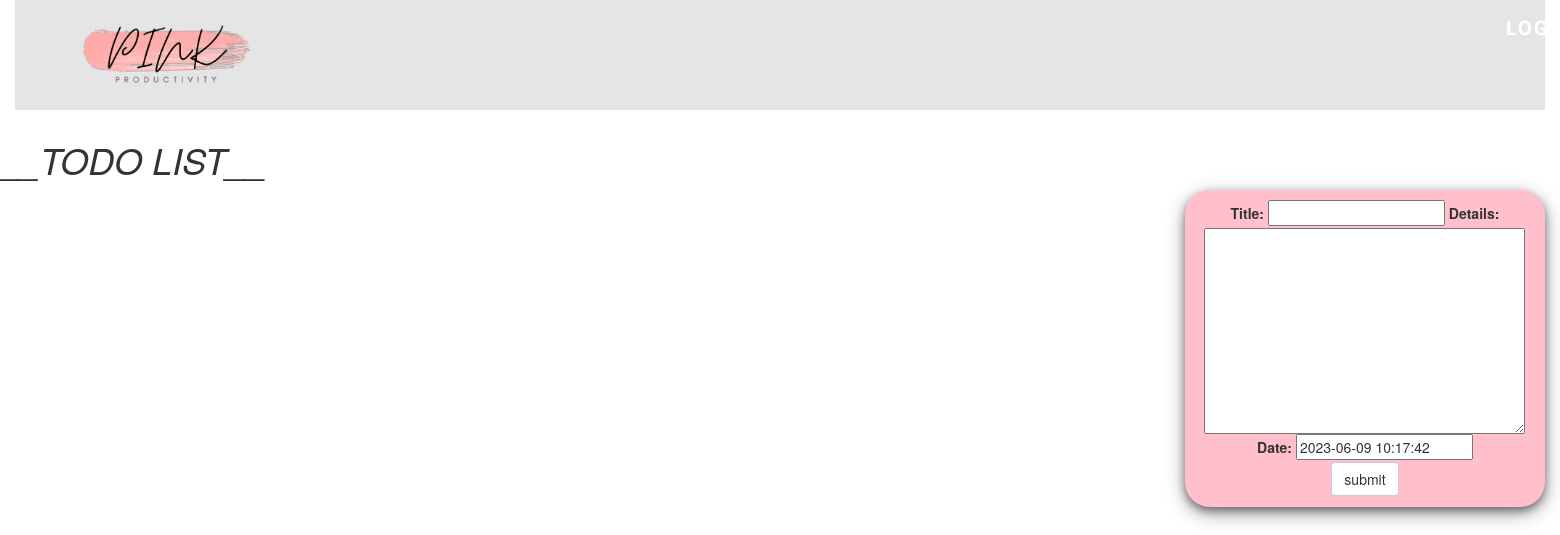
Page /todo (signed in) on the earlier database version.
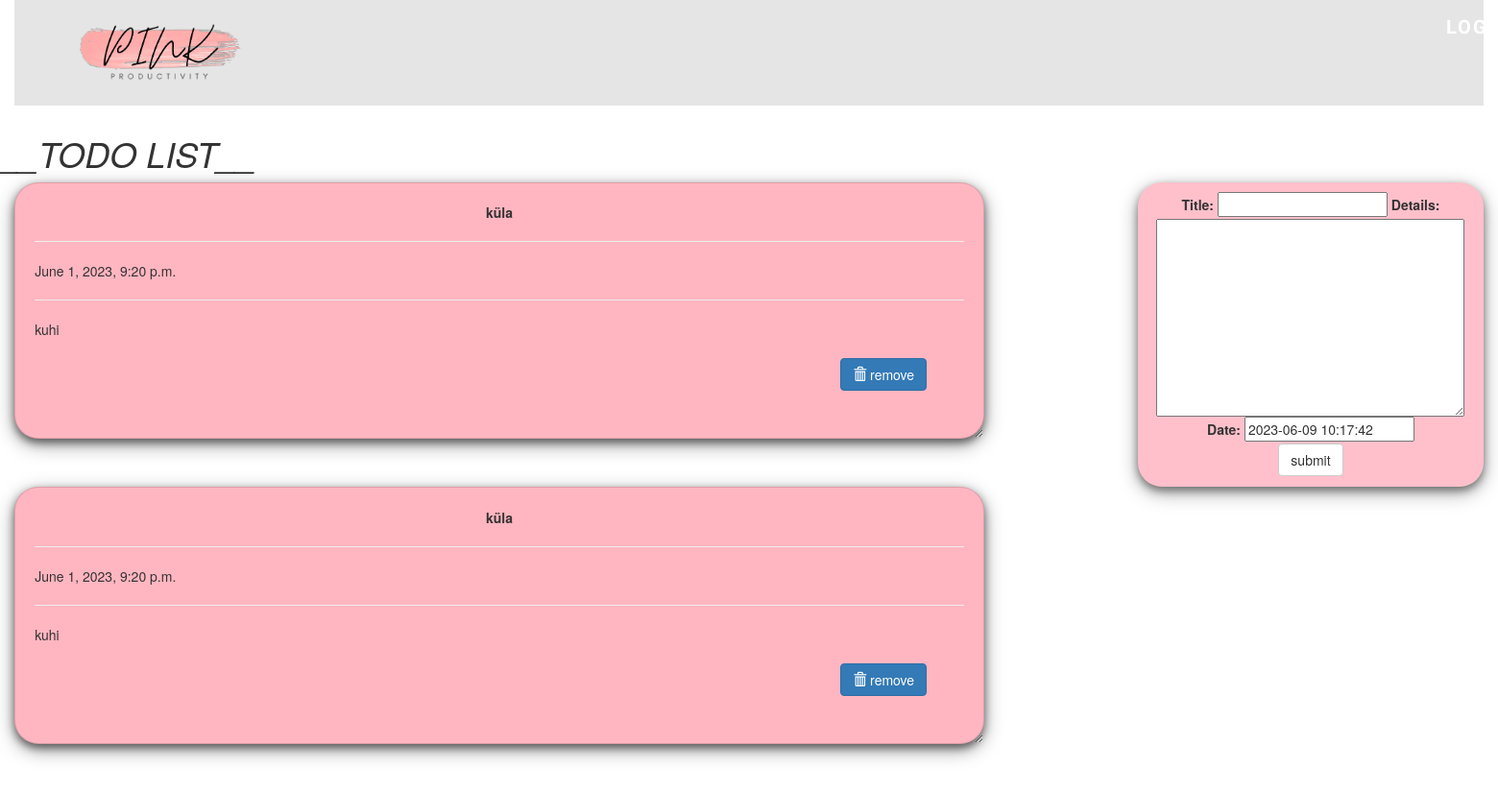
Same page on the later database version.
### main/models.py (models this page shows, shortened)
class Todo(models.Model):
    title = models.CharField(max_length=100)
    details = models.TextField()
    date = models.DateTimeField(default=timezone.now)

### main/views.py (the view)
# urls.py: path('todo', views.todo, name='todo'),
@login_required(login_url="/preview")
def todo(request):
    item_list = Todo.objects.order_by("-date")
    if request.method == "POST":
        form = TodoForm(request.POST)
        if form.is_valid():
            form.save()
            return redirect('/todo')
    form = TodoForm()
    page = {
        "forms": form,
        "list": item_list,
        "title": "TODO LIST",
    }
    return render(request, 'todo.html', page)

### main/forms.py
class TodoForm(forms.ModelForm):
    class Meta:
        model = Todo
        fields = "__all__"

### main/templates/todo.html (shortened to what this page needs)
{% include 'base1.html' %}
{% include 'base2.html' %}
{% block content %}
<!DOCTYPE html>
<html lang="en" dir="ltr">
<head>
<link rel="stylesheet" href="https://maxcdn.bootstrapcdn.com/bootstrap/3.3.7/css/bootstrap.min.css">
</head>
<body class="container-fluid">
<center class="row">
	<h1><i>__TODO LIST__</i></h1>
</center>
<div class="row">
	<div class="col-md-8">
	{% for i in list %}
	<div class="card">
		<center><b>{{i.title}}</b></center>
		<hr/>
		{{i.date}}
		<hr/>
		{{i.details}}
		<br />
		<br />
		<form action="/del/{{i.id}}" method="POST" style=" padding-right: 4%; padding-bottom: 3%;">
		<button value="remove" type="submit" class="btn btn-primary" style="float: right;"><span class="glyphicon glyphicon-trash"></span>  remove</button>
		</form>
	</div>
	{% endfor%}
	</div>
	<div class="col-md-1"> </div>
	<div class="col-md-3" >
	<div class="submit_form">
	<form method="POST">
		{{forms}}
		<center>
		<input type="submit" class="btn btn-default" value="submit" />
	</center>
	</form>
	</div>
</div>
</div>
</body>
</html>
{% endblock %}

### main/templates/base1.html (shortened to what this page needs)
{% load static %}
<html>
<head>
    <link rel="stylesheet" href="https://stackpath.bootstrapcdn.com/bootstrap/4.4.1/css/bootstrap.min.css">
</head>
<body>
</body>
</html>

### main/templates/base2.html (shortened to what this page needs)
{% load static %}
<html>
<head>
    <link rel="stylesheet" type="text/css" href="{% static 'style/style2.css' %}">
</head>
<body>
<div class="header">
    <ul>
        <li><a href="."><img src="{% static 'logo1.png' %}" alt="..." height="60"></a></li>
        {% if user.is_authenticated %}
        <li style = "position:relative; top:-25px; left: 1200px"><a href="logout">Logi välja</a></li>
        {% else %}
        <li style = "position:relative; top:-25px; left: 1200px"><a href="login">Login</a></li>
        {% endif %}
    </ul>
</div>
</body>
</html>

### main/static/style/style2.css (style rules this page uses)
* { margin: 0; }
body { background-size: cover; height: 100vh; background-position: left; }
.header { width: 100%; background-color: rgba(0,0,0,.1); }
.header ul { text-align: centre; }
.header ul li { list-style: none; display: inline-block; }
.header ul li a { display: block; text-decoration: none; text-transform: uppercase; color: #fff; font-size: 20px; font-family: "Raleway", sans-serif; letter-spacing: 2px; font-weight: 600; padding: 25px; transition: all ease 0.5s; }

### main/templates/todo.html (style rules this page uses)
.card { box-shadow: 0 4px 8px 0 rgba(0,0,0,0.5), 0 6px 20px 0 rgba(0,0,0,0.39); background: lightpink; margin-bottom : 5%; border-radius: 25px; padding : 2%; overflow: auto; resize: both; text-overflow: ellipsis; }
.submit_form { text-align: center; padding: 3%; background: pink; border-radius: 25px; box-shadow: 0 4px 8px 0 rgba(0,0,0,0.4), 0 6px 20px 0 rgba(0,0,0,0.36); }

Differences in the rows shown:
added Todo: title "küla", date "June 1, 2023, 9:20 p.m.", details "kuhi"
added Todo: title "küla", date "June 1, 2023, 9:20 p.m.", details "kuhi"
